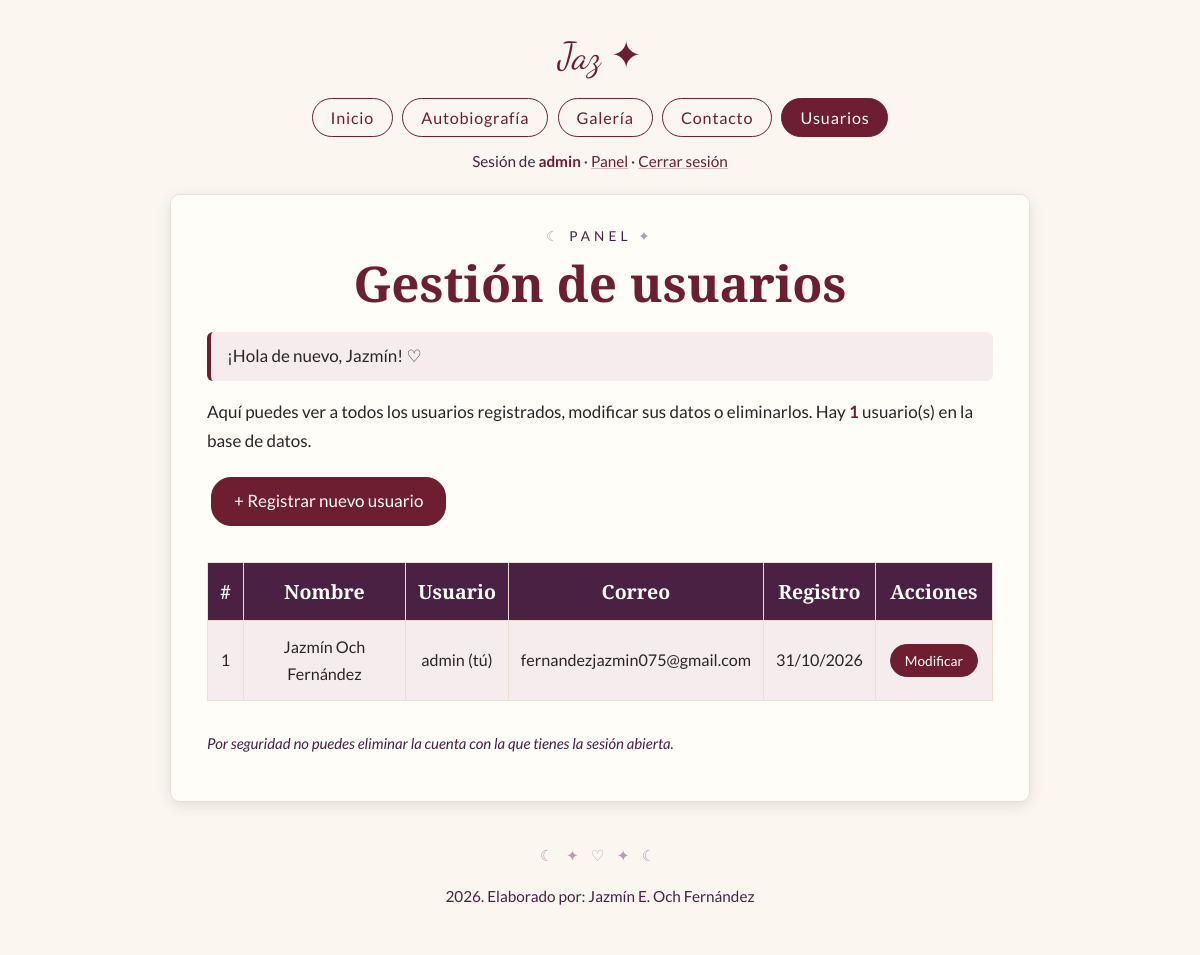
The page /panel.php (signed in) on the database its author committed.
### tables this page shows
CREATE TABLE usuarios (
    id          INT UNSIGNED NOT NULL AUTO_INCREMENT,
    nombre      VARCHAR(60)  NOT NULL,
    apellidos   VARCHAR(80)  NOT NULL,
    usuario     VARCHAR(20)  NOT NULL,
    correo      VARCHAR(120) NOT NULL,
    clave       VARCHAR(255) NOT NULL,    
    creado      DATETIME     NOT NULL DEFAULT CURRENT_TIMESTAMP,
    PRIMARY KEY (id),
    UNIQUE KEY uk_usuario (usuario),
    UNIQUE KEY uk_correo (correo)
);

### panel.php (the view, shortened to what this page needs)
<?php
require "conexion.php";
$resultado = $conexion->query("SELECT id, nombre, apellidos, usuario, correo, creado FROM usuarios ORDER BY id");
require "encabezado.php";
?>
        <p class="etiqueta">PANEL</p>
        <h1>Gestión de usuarios</h1>
        <?php mostrarAviso(); ?>
        <p>
            Aquí puedes ver a todos los usuarios registrados, modificar sus datos o eliminarlos.
            Hay <strong><?= $resultado->num_rows ?></strong> usuario(s) en la base de datos.
        </p>
        <p><a class="boton" href="registro.php">+ Registrar nuevo usuario</a></p>
        <div class="tabla-desliza">
            <table class="usuarios">
                <tr>
                    <th>#</th>
                    <th>Nombre</th>
                    <th>Usuario</th>
                    <th>Correo</th>
                    <th>Registro</th>
                    <th>Acciones</th>
                </tr>
                <?php while ($u = $resultado->fetch_assoc()): ?>
                <tr<?= $u["id"] == $_SESSION["id"] ? ' class="yo"' : '' ?>>
                    <td><?= $u["id"] ?></td>
                    <td><?= e($u["nombre"] . " " . $u["apellidos"]) ?></td>
                    <td><?= e($u["usuario"]) ?><?= $u["id"] == $_SESSION["id"] ? " (tú)" : "" ?></td>
                    <td><?= e($u["correo"]) ?></td>
                    <td><?= date("d/m/Y", strtotime($u["creado"])) ?></td>
                    <td class="acciones">
                        <a class="boton chico" href="editar.php?id=<?= $u["id"] ?>">Modificar</a>
                    </td>
                </tr>
                <?php endwhile; ?>
            </table>
        </div>
        <p class="nota">Por seguridad no puedes eliminar la cuenta con la que tienes la sesión abierta.</p>
<?php require "pie.php"; ?>

### encabezado.php (shortened to what this page needs)
<!DOCTYPE html>
<html lang="es">
<head>
    <link rel="stylesheet" type="text/css" href="estilo.css">
</head>
<body>
    <header class="cabecera">
        <p class="marca">Jaz ✦</p>
        <nav>
            <ul>
                <li><a href="index.html">Inicio</a></li>
                <li><a href="autobiografia.html">Autobiografía</a></li>
                <li><a href="galery.html">Galería</a></li>
                <li><a href="contacto.html">Contacto</a></li>
                <li><a href="login.php" class="activa">Usuarios</a></li>
            </ul>
        </nav>
        <?php if (isset($_SESSION["id"])): ?>
            <p class="sesion">Sesión de <strong><?= e($_SESSION["usuario"]) ?></strong> ·
                <a href="panel.php">Panel</a> · <a href="logout.php">Cerrar sesión</a></p>
        <?php endif; ?>
    </header>
    <main class="contenedor">

### conexion.php (shortened to what this page needs)
<?php
function e($texto) {
    return htmlspecialchars($texto, ENT_QUOTES, "UTF-8");
}
function mostrarAviso() {
    if (isset($_SESSION["aviso"])) {
        $a = $_SESSION["aviso"];
        echo "<div class='" . e($a["tipo"]) . "'>" . e($a["texto"]) . "</div>";
    }
}

### pie.php
    </main>
    <footer>
        <p>2026. Elaborado por: Jazmín E. Och Fernández</p>
    </footer>
</body>
</html>

### estilo.css (style rules this page uses)
:root { --vino: #6d1f2f; --ciruela: #4a2143; --carbon: #2b2528; --marfil: #fbf7f0; --crema: #fffdf8; --beige: #eadfd2; --malva: #b79cb5; --rosa: #d9b8bc; }
* { box-sizing: border-box; }
body { margin: 0; background-color: var(--marfil); color: var(--carbon); font-family: Lato, Arial, sans-serif; font-size: 17px; line-height: 1.7; }
.contenedor { max-width: 860px; margin: 20px auto 30px auto; padding: 30px 36px; background-color: var(--crema); border: 1px solid var(--beige); border-radius: 10px; box-shadow: 0 4px 14px rgba(74, 33, 67, 0.12); }
.cabecera { max-width: 860px; margin: 25px auto 0 auto; text-align: center; }
.marca { margin: 0; font-family: 'Dancing Script', cursive; font-size: 2.2em; color: var(--vino); }
nav ul { list-style: none; margin: 6px 0 0 0; padding: 0; }
nav li { display: inline; }
nav a { display: inline-block; margin: 3px; padding: 5px 18px; border: 1px solid var(--vino); border-radius: 20px; color: var(--vino); text-decoration: none; font-size: 0.95em; letter-spacing: 0.05em; }
nav a:hover, nav a.activa { background-color: var(--vino); color: var(--crema); }
h1, h2, h3 { font-family: 'Cormorant Garamond', Georgia, serif; font-weight: 600; line-height: 1.2; }
h1 { text-align: center; font-size: 2.9em; color: var(--vino); margin: 0.1em 0 0.4em 0; }
.etiqueta { text-align: center; margin: 0; font-size: 0.8em; letter-spacing: 0.3em; color: var(--ciruela); }
.etiqueta::before { content: "☾ "; color: var(--malva); }
.etiqueta::after { content: " ✦"; color: var(--malva); }
strong { color: var(--vino); }
a { color: var(--vino); text-decoration-color: var(--rosa); }
ul { padding-left: 1.4em; }
li::marker { color: var(--vino); }
.exito { margin-top: 14px; padding: 10px 16px; background-color: #f6ecee; border-left: 4px solid var(--vino); border-radius: 6px; }
table { width: 100%; margin: 15px 0; border-collapse: collapse; background-color: var(--crema); }
th, td { padding: 12px; border: 1px solid var(--beige); text-align: center; vertical-align: top; font-size: 0.95em; }
th { background-color: var(--ciruela); color: var(--crema); font-family: 'Cormorant Garamond', Georgia, serif; font-size: 1.4em; font-weight: 600; }
.sesion { margin: 8px 0 0 0; font-size: 0.9em; color: var(--ciruela); }
.nota { font-size: 0.88em; font-style: italic; color: var(--ciruela); }
a.boton { display: inline-block; margin: 4px; padding: 9px 22px; background-color: var(--vino); color: var(--crema); border: 1px solid var(--vino); border-radius: 20px; text-decoration: none; }
.chico, a.boton.chico { margin: 2px; padding: 4px 14px; font-size: 0.85em; }
.tabla-desliza { overflow-x: auto; }
table.usuarios th { font-size: 1.15em; }
table.usuarios td { vertical-align: middle; }
table.usuarios tr.yo td { background-color: #f6ecee; }
td.acciones { white-space: nowrap; }
footer { padding: 10px 10px 30px 10px; text-align: center; font-size: 0.9em; color: var(--ciruela); }
footer::before { content: "☾ ✦ ♡ ✦ ☾"; display: block; letter-spacing: 0.3em; color: var(--malva); }

### rows shown on the page
usuarios: id "1", nombre+apellidos "Jazmín Och Fernández", usuario "admin", shows "(tú)", correo "fernandezjazmin075@gmail.com", creado "31/10/2026"

### other values the page prints
$_SESSION["usuario"] "admin"
$a["texto"] "¡Hola de nuevo, Jazmín! ♡"
$resultado->num_rows "1"
